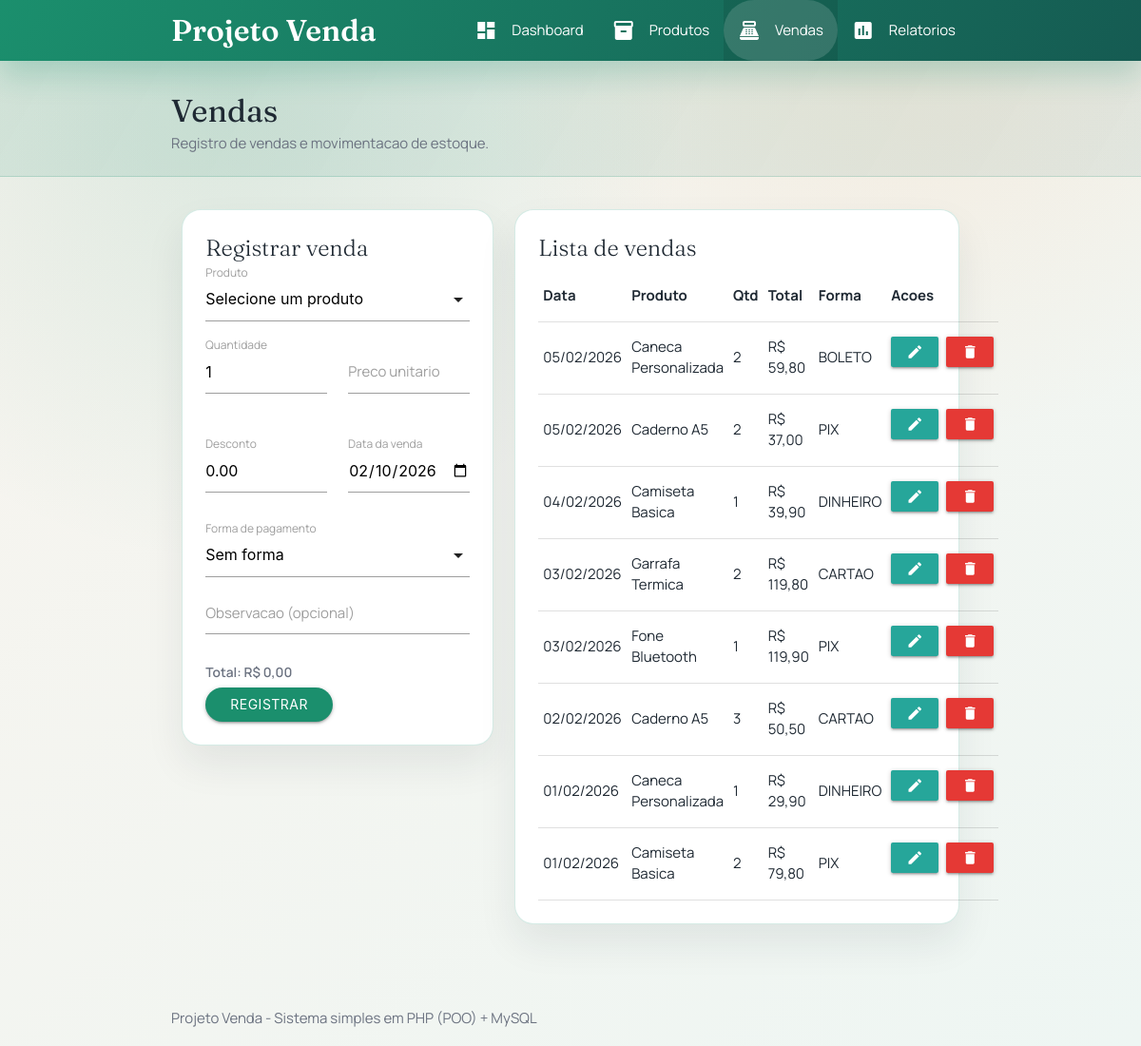
The page /vendas.php on the database its author committed.
### tables this page shows
CREATE TABLE vendas (
    id INT AUTO_INCREMENT PRIMARY KEY,
    produto_id INT NOT NULL,
    quantidade INT NOT NULL,
    preco_unitario DECIMAL(10,2) NOT NULL,
    desconto DECIMAL(10,2) NOT NULL DEFAULT 0.00,
    total DECIMAL(10,2) NOT NULL,
    forma_pagamento VARCHAR(30) NULL,
    observacao VARCHAR(255) NULL,
    data_venda DATE NOT NULL,
    criado_em TIMESTAMP NOT NULL DEFAULT CURRENT_TIMESTAMP,
    CONSTRAINT fk_vendas_produto FOREIGN KEY (produto_id) REFERENCES produtos(id)
        ON UPDATE CASCADE ON DELETE RESTRICT,
    INDEX idx_vendas_data (data_venda)
);

CREATE TABLE produtos (
    id INT AUTO_INCREMENT PRIMARY KEY,
    nome VARCHAR(120) NOT NULL,
    categoria VARCHAR(80) NULL,
    descricao TEXT NULL,
    preco DECIMAL(10,2) NOT NULL DEFAULT 0.00,
    estoque INT NOT NULL DEFAULT 0,
    ativo TINYINT(1) NOT NULL DEFAULT 1,
    criado_em TIMESTAMP NOT NULL DEFAULT CURRENT_TIMESTAMP,
    atualizado_em TIMESTAMP NOT NULL DEFAULT CURRENT_TIMESTAMP ON UPDATE CURRENT_TIMESTAMP,
    UNIQUE KEY uq_produtos_nome (nome)
);

### helpers/functions.php (called while the page is built, shortened)
<?php
function h($value)
{
    return htmlspecialchars((string) $value, ENT_QUOTES, 'UTF-8');
}
function money($value)
{
    return number_format((float) $value, 2, ',', '.');
}

### bootstrap.php (called while the page is built, shortened)
<?php
require_once __DIR__ . '/helpers/functions.php';
spl_autoload_register(function ($class) {
    $class = preg_replace('/[^A-Za-z0-9_]/', '', (string) $class);
    $paths = [
        __DIR__ . '/models/' . $class . '.php',
        __DIR__ . '/config/' . $class . '.php',
    ];
    foreach ($paths as $path) {
        if (is_file($path)) {
            return;
        }
    }
});

### config/Database.php (called while the page is built)
<?php
class Database
{
    private static $conn;
    public static function conectar()
    {
        if (self::$conn instanceof PDO) {
            return self::$conn;
        }
        $config = require __DIR__ . '/config.php';
        $db = $config['db'] ?? [];
        $host = $db['host'] ?? 'localhost';
        $name = $db['name'] ?? 'projeto_venda';
        $user = $db['user'] ?? 'root';
        $pass = $db['pass'] ?? '12345678';
        $charset = $db['charset'] ?? 'utf8mb4';
        $dsn = "mysql:host={$host};dbname={$name};charset={$charset}";
        self::$conn = new PDO(
            $dsn,
            $user,
            $pass,
            [
                PDO::ATTR_ERRMODE => PDO::ERRMODE_EXCEPTION,
                PDO::ATTR_DEFAULT_FETCH_MODE => PDO::FETCH_ASSOC,
                PDO::ATTR_EMULATE_PREPARES => false,
            ]
        );
        return self::$conn;
    }
}

### models/Produto.php (called while the page is built, shortened)
<?php
require_once __DIR__ . '/../config/Database.php';
class Produto
{
    private $conn;
    public function __construct()
    {
        $this->conn = Database::conectar();
    }
    public function listar($apenasAtivos = false)
    {
        $sql = 'SELECT id, nome, categoria, descricao, preco, estoque, ativo FROM produtos';
        $sql .= ' ORDER BY nome';
        return $this->conn->query($sql)->fetchAll();
    }
}

### config/config.php (called while the page is built)
<?php
return [
    'db' => [
        'host' => 'localhost',
        'name' => 'projeto_venda',
        'user' => 'root',
        'pass' => '12345678',
        'charset' => 'utf8mb4',
    ],
];

### models/Venda.php (called while the page is built, shortened)
<?php
require_once __DIR__ . '/../config/Database.php';
class Venda
{
    private $conn;
    public function __construct()
    {
        $this->conn = Database::conectar();
    }
    public function listar()
    {
        return $this->conn->query(
            'SELECT v.id, v.produto_id, v.quantidade, v.preco_unitario, v.desconto, v.total, v.forma_pagamento, v.observacao, v.data_venda,
                    p.nome AS produto_nome, p.categoria AS produto_categoria
             FROM vendas v
             INNER JOIN produtos p ON p.id = v.produto_id
             ORDER BY v.data_venda DESC, v.id DESC'
        )->fetchAll();
    }
}

### vendas.php (the view, shortened to what this page needs)
<?php
require_once __DIR__ . '/bootstrap.php';
$model = new Venda();
$produtoModel = new Produto();
$produtos = $produtoModel->listar();
$editId = isset($_GET['edit']) ? (int) $_GET['edit'] : 0;
$editing = $editId > 0 ? $model->buscarPorId($editId) : null;
$vendas = $model->listar();
require __DIR__ . '/partials/header.php';
?>
<div class="row">
    <div class="col s12 m5">
        <div class="card panel-card">
            <div class="card-content">
                <span class="card-title"><?= $editing ? 'Editar venda' : 'Registrar venda' ?></span>
                <form method="post">
                    <div class="input-field">
                        <label>Produto</label>
                    </div>
                    <div class="row">
                        <div class="input-field col s12 m6">
                            <input id="quantidade" name="quantidade" type="number" min="1" required value="<?= h($editing['quantidade'] ?? 1) ?>">
                            <label for="quantidade" class="active">Quantidade</label>
                        </div>
                        <div class="input-field col s12 m6">
                            <input id="preco_unitario" name="preco_unitario" type="number" step="0.01" min="0" value="<?= h($editing ? number_format((float) $editing['preco_unitario'], 2, '.', '') : '') ?>">
                            <label for="preco_unitario" class="active">Preco unitario</label>
                        </div>
                    </div>
                    <div class="row">
                        <div class="input-field col s12 m6">
                            <input id="desconto" name="desconto" type="number" step="0.01" min="0" value="<?= h($editing ? number_format((float) $editing['desconto'], 2, '.', '') : '0.00') ?>">
                            <label for="desconto" class="active">Desconto</label>
                        </div>
                        <div class="input-field col s12 m6">
                            <input id="data_venda" name="data_venda" type="date" required value="<?= h($editing['data_venda'] ?? date('Y-m-d')) ?>">
                            <label for="data_venda" class="active">Data da venda</label>
                        </div>
                    </div>
                    <div class="input-field">
                        <label>Forma de pagamento</label>
                    </div>
                    <div class="input-field">
                        <textarea id="observacao" name="observacao" class="materialize-textarea"><?= h($editing['observacao'] ?? '') ?></textarea>
                        <label for="observacao" class="<?= ($editing && ($editing['observacao'] ?? '') !== '') ? 'active' : '' ?>">Observacao (opcional)</label>
                    </div>
                    <div class="muted-text total-preview">Total: <span id="total_preview">R$ 0,00</span></div>
                    <div class="form-actions">
                        <button class="btn waves-effect waves-light" type="submit" <?= count($produtos) === 0 ? 'disabled' : '' ?>>
                            <?= $editing ? 'Salvar' : 'Registrar' ?>
                        </button>
                    </div>
                </form>
            </div>
        </div>
    </div>
    <div class="col s12 m7">
        <div class="card panel-card">
            <div class="card-content">
                <span class="card-title">Lista de vendas</span>
                <div class="responsive-table">
                    <table class="highlight">
                        <thead>
                            <tr>
                                <th>Data</th>
                                <th>Produto</th>
                                <th>Qtd</th>
                                <th>Total</th>
                                <th>Forma</th>
                                <th>Acoes</th>
                            </tr>
                        </thead>
                        <tbody>
                            <?php foreach ($vendas as $v): ?>
                                <tr>
                                    <td><?= h(date('d/m/Y', strtotime($v['data_venda']))) ?></td>
                                    <td><?= h($v['produto_nome']) ?></td>
                                    <td><?= h($v['quantidade']) ?></td>
                                    <td>R$ <?= h(money($v['total'])) ?></td>
                                    <td><?= h($v['forma_pagamento'] ?: '-') ?></td>
                                    <td class="table-actions">
                                        <a class="btn-small waves-effect" href="vendas.php?edit=<?= h($v['id']) ?>">
                                            <i class="material-icons">edit</i>
                                        </a>
                                        <form method="post" class="inline-form" onsubmit="return confirm('Excluir esta venda?');">
                                            <button class="btn-small red darken-1 waves-effect" type="submit">
                                                <i class="material-icons">delete</i>
                                            </button>
                                        </form>
                                    </td>
                                </tr>
                            <?php endforeach ?>
                        </tbody>
                    </table>
                </div>
            </div>
        </div>
    </div>
</div>
<?php require __DIR__ . '/partials/footer.php'; ?>

### assets/style.css (style rules this page uses)
:root { --bg-base: #f8f4ee; --bg-accent: #eef6f3; --ink: #1f2933; --muted: #6b7280; --primary: #1b8f6d; --primary-dark: #146c53; --accent: #f4a259; --card: #ffffff; --border: rgba(27, 143, 109, 0.18); }
body { font-family: 'Manrope', sans-serif; color: var(--ink); background: radial-gradient(circle at 20% 10%, rgba(27, 143, 109, 0.12), transparent 35%), radial-gradient(circle at 80% 0%, rgba(244, 162, 89, 0.12), transparent 32%), linear-gradient(140deg, var(--bg-base), var(--bg-accent)); }
.panel-card { background: var(--card); border-radius: 20px; border: 1px solid var(--border); box-shadow: 0 20px 40px rgba(31, 41, 55, 0.08); }
.card-title { font-family: 'Fraunces', serif; color: var(--ink); }
.btn { background-color: var(--primary); border-radius: 999px; padding: 0 26px; }
.muted-text { color: var(--muted); font-size: 0.92rem; margin-top: 3px; }
.form-actions { display: flex; flex-wrap: wrap; gap: 10px; align-items: center; margin-top: 6px; }
.table-actions { display: flex; gap: 8px; align-items: center; }
.inline-form { display: inline-flex; }
.total-preview { margin-top: 10px; font-weight: 600; }

### rows shown on the page
vendas: data_venda "05/02/2026", produto.nome "Caneca Personalizada", quantidade "2", total "59,80", forma_pagamento "BOLETO"
vendas: data_venda "05/02/2026", produto.nome "Caderno A5", quantidade "2", total "37,00", forma_pagamento "PIX"
vendas: data_venda "04/02/2026", produto.nome "Camiseta Basica", quantidade "1", total "39,90", forma_pagamento "DINHEIRO"
vendas: data_venda "03/02/2026", produto.nome "Garrafa Termica", quantidade "2", total "119,80", forma_pagamento "CARTAO"
vendas: data_venda "03/02/2026", produto.nome "Fone Bluetooth", quantidade "1", total "119,90", forma_pagamento "PIX"
vendas: data_venda "02/02/2026", produto.nome "Caderno A5", quantidade "3", total "50,50", forma_pagamento "CARTAO"
vendas: data_venda "01/02/2026", produto.nome "Caneca Personalizada", quantidade "1", total "29,90", forma_pagamento "DINHEIRO"
vendas: data_venda "01/02/2026", produto.nome "Camiseta Basica", quantidade "2", total "79,80", forma_pagamento "PIX"

### other values the page prints
$item['label'] "Dashboard"
$item['label'] "Produtos"
$item['label'] "Vendas"
$item['label'] "Relatorios"
$pageTitle "Vendas"
$pageSubtitle "Registro de vendas e movimentacao de estoque."
